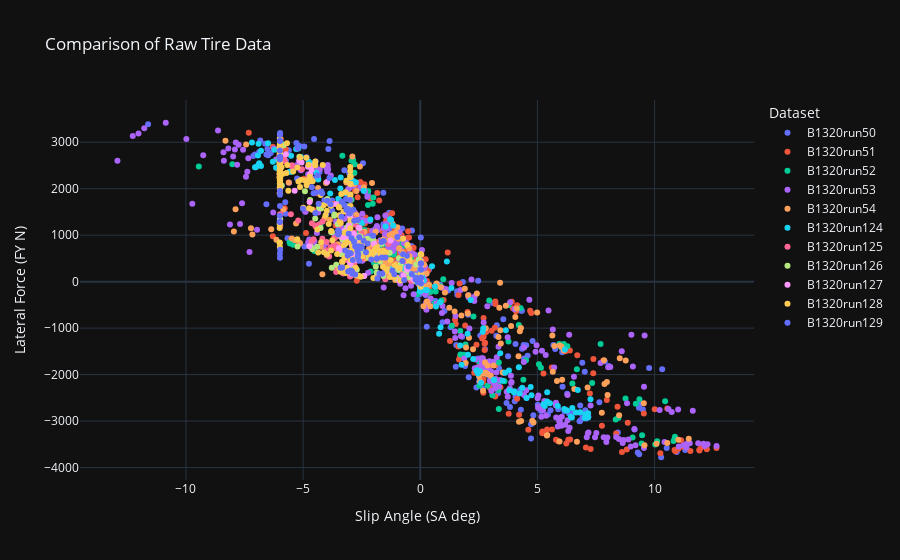
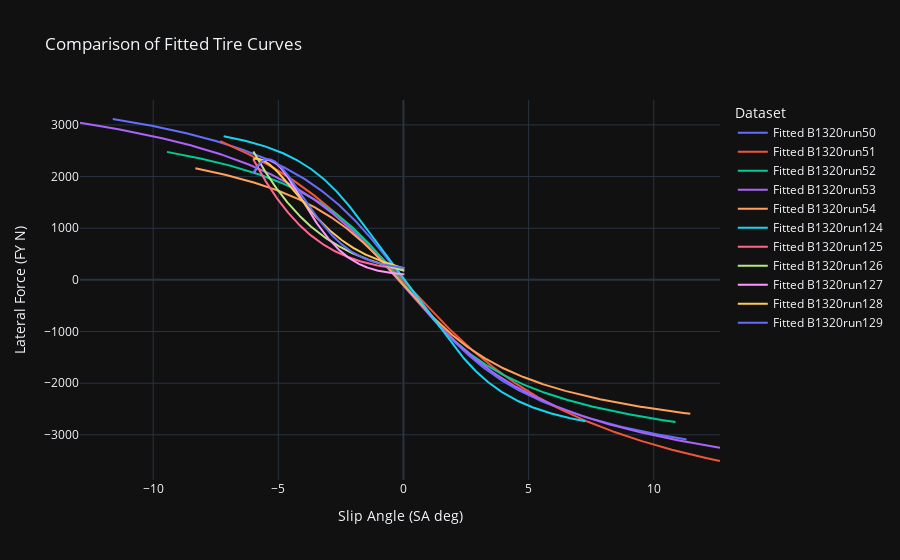

Notebook source saved alongside these figures, in order:
### Code cell
import os
import plotly.graph_objects as go
import plotly.express as px

# Initialize Plotly figure for the raw data comparison
fig_raw = go.Figure()

# Assuming tire_data_results is populated as before
for file_path, data in tire_data_results.items():
    # Extract the run number from the file path for the legend title
    run_name = os.path.splitext(os.path.basename(file_path))[0]  # This will extract 'run50' from 'run50.csv'

    # Add the raw data to the plot with the run name as the legend title
    fig_raw.add_trace(go.Scatter(x=data['binned_df']['Mean SA'], y=data['binned_df']['Mean FY'], mode='markers', name=run_name))

# Update plot layout for the raw data comparison
fig_raw.update_layout(
    title='Comparison of Raw Tire Data',
    xaxis_title='Slip Angle (SA deg)',
    yaxis_title='Lateral Force (FY N)',
    legend_title='Dataset'
)

# Show the raw data comparison plot
fig_raw.show()

# Initialize Plotly figure for the fitted curves comparison
fig_fitted = go.Figure()

# Use the same colors for each run in both plots
color_palette = px.colors.qualitative.Plotly

# Plot raw data and fitted curves
for index, (file_path, data) in enumerate(tire_data_results.items()):
    # Choose color
    color = color_palette[index % len(color_palette)]

    # Extract the run number from the file path for the legend title
    run_name = os.path.splitext(os.path.basename(file_path))[0]

    # Generate a range of slip angles for plotting
    alpha_range = np.linspace(data['binned_df']['Mean SA'].min(), data['binned_df']['Mean SA'].max(), num=500)

    # Calculate the fitted curve over the range of alpha
    fy_fitted = fitted_curve(alpha_range, *data['params'])

    # Add the raw data to the plot
    #fig_fitted.add_trace(go.Scatter(x=data['binned_df']['Mean SA'], y=data['binned_df']['Mean FY'], mode='markers', name=run_name, marker_color=color))

    # Add the fitted curve to the plot
    fig_fitted.add_trace(go.Scatter(x=alpha_range, y=fy_fitted, mode='lines', name=f'Fitted {run_name}', line=dict(color=color)))

# Update plot layout for the fitted curves comparison
fig_fitted.update_layout(
    title='Comparison of Fitted Tire Curves',
    xaxis_title='Slip Angle (SA deg)',
    yaxis_title='Lateral Force (FY N)',
    legend_title='Dataset'
)

# Show the fitted curves comparison plot
fig_fitted.show()

### Figure 1 — Plotly figure (JSON) as saved in the notebook; plotly's stock layout.template omitted (floating-point values rounded to 4 significant figures; data arrays with more than 128 entries replaced by an {"elided": "..."} marker saying what was removed)
{"data": [{"mode": "markers", "name": "B1320run50", "x": {"elided": "213 float values"}, "y": {"elided": "213 float values"}, "type": "scatter"}, {"mode": "markers", "name": "B1320run51", "x": {"elided": "221 float values"}, "y": {"elided": "221 float values"}, "type": "scatter"}, {"mode": "markers", "name": "B1320run52", "x": [0.6155, 1.715, 2.523, -0.1258, -2.029, -1.118, 1.35, -2.22, -1.218, 1.862, -2.23, -2.003, 1.93, 2.734, -2.811, 2.512, -2.469, -1.516, 3.353, -0.01175, -0.8777, 0.4453, 0.2845, -0.011, -1.207, 4.206, -2.11, -0.1816, -0.3646, 0.27, -0.3847, -1.95, 1.708, 3.081, -1.73, 3.766, -1.196, -1.149, 6.128, -4.512, 0.8664, -0.3721, 0.6593, 0.9048, -1.319, 3.295, 2.872, -2.25, 4.514, -1.437, -1.072, 6.028, -5.575, 2.944, -1.873, -0.3636, -0.019, -0.671, -1.127, 4.401, 3.339, -2.842, 5.15, -2.604, -1.085, 6.278, -5.558, 3.779, 0.0425, 0.037, -1.1, -0.3557, -0.02825, -0.8647, -2.026, 3.595, 3.33, -3.449, -1.643, 5.066, 3.354, -4.243, -0.8053, 5.937, -5.426, 4.287, -1.977, -0.3527, -2.562, 2.271, -3.057, 0.983, -0.4054, 7.698, -2.79, -2.929, 6.495, -9.451, -8.02, -2.865, -2.86, 8.459, -1.832, 9.201, -2.933, -2.967, 9.471, 10.45, 9.355, -3.325, -2.383, 9.063, -3.218, 8.76, 6.684, 8.342, 10.03, 9.449, 7.338, 10.11, 10.87, 10.81, 10.85], "y": [-457.8, -1570.0, -2238.0, -269.9, 1676.0, 633.8, -947.3, 1953.0, 1009.0, -1575.0, 1651.0, 1812.0, -1352.0, -1975.0, 2342.0, -1718.0, 1259.0, 591.5, -2739.0, -58.43, 301.5, -218.0, -243.2, -44.02, 270.9, -934.3, 218.9, 40.95, 34.31, -76.43, 509.3, 652.6, -1060.0, -2444.0, 738.9, -1285.0, 681.0, 269.5, -1340.0, 658.4, -99.41, 43.1, -212.4, -408.3, 591.8, -1722.0, -2239.0, 850.7, -1690.0, 794.3, 259.7, -1416.0, 847.3, -405.9, 424.3, 48.65, 9.51, 772.5, 581.7, -2109.0, -2334.0, 978.8, -1852.0, 1058.0, 260.2, -1390.0, 818.6, -501.1, -19.8, -19.54, 251.0, 47.38, 8.265, 810.0, 1089.0, -2145.0, -2202.0, 1758.0, 674.7, -1780.0, -1738.0, 1253.0, 205.2, -1340.0, 792.9, -570.9, 405.1, 43.63, 973.8, -747.4, 1217.0, 50.8, 178.3, -1340.0, 2525.0, 1762.0, -2193.0, 2477.0, 2526.0, 2618.0, 1519.0, -2927.0, 581.4, -2627.0, 2604.0, 1452.0, -3303.0, -2572.0, -2530.0, 2709.0, 1112.0, -3352.0, 1056.0, -2514.0, -1886.0, -2968.0, -3501.0, -3481.0, -2182.0, -3434.0, -3336.0, -3431.0, -3388.0], "type": "scatter"}, {"mode": "markers", "name": "B1320run53", "x": {"elided": "350 float values"}, "y": {"elided": "350 float values"}, "type": "scatter"}, {"mode": "markers", "name": "B1320run54", "x": {"elided": "185 float values"}, "y": {"elided": "185 float values"}, "type": "scatter"}, {"mode": "markers", "name": "B1320run124", "x": {"elided": "145 float values"}, "y": {"elided": "145 float values"}, "type": "scatter"}, {"mode": "markers", "name": "B1320run125", "x": [-5.523, -4.624, -5.209, -5.977, -3.59, -4.644, -2.983, -3.173, -2.831, -0.011, -4.449, -4.477, -4.556, -3.822, -3.983, -3.988, -3.888, -3.588, -3.288, -5.984, -4.167, -4.319, -4.178, -3.994, -3.219, -2.811, -2.99, -2.992, -2.517, -2.848, -2.821, -0.00198, 0.004, -3.654, -2.902, -2.936, -0.01688, -3.147, -3.114, -2.519, -1.866, -3.115, -1.395, -2.743, -2.789, -1.933, 0.02056, -3.117, -3.153, -2.011, 0.015, -3.594, -3.005, -0.1589, -3.602, -2.913, -0.3989, -5.992, -2.805, -2.65, -1.365, 0.02125, -3.482, -2.977, -0.6871, 0.019, -3.69, -2.865, 0.0125, -3.657, -2.777, -1.491, -6.002, -6.004, -6.003, -5.046, -5.808, -5.994, -5.475, -5.474, -5.778], "y": [1453.0, 1257.0, 1318.0, 1206.0, 710.7, 866.4, 392.6, 465.3, 190.9, 9.83, 1203.0, 1202.0, 912.7, 741.3, 676.1, 565.2, 541.5, 208.2, 177.1, 1450.0, 1295.0, 1229.0, 924.4, 850.4, 499.0, 398.2, 120.2, 113.1, 1055.0, 1255.0, 1054.0, -35.12, -30.53, 932.9, 972.1, 894.9, 10.04, 587.8, 633.9, 499.3, 110.1, 246.8, 116.5, 1331.0, 1230.0, 847.2, 216.9, 972.4, 1063.0, 687.6, 158.6, 762.3, 657.7, 115.2, 309.8, 240.5, 18.15, 1981.0, 1340.0, 1152.0, 816.8, 346.3, 1207.0, 1030.0, 432.0, 315.7, 807.2, 625.7, 128.1, 304.2, 222.6, 50.88, 2315.0, 2722.0, 2894.0, 2419.0, 2655.0, 2919.0, 2476.0, 2504.0, 2590.0], "type": "scatter"}, {"mode": "markers", "name": "B1320run126", "x": [-2.91, -2.704, -3.13, -0.2447, -2.827, -2.54, -3.162, -0.02225, -4.668, -4.395, -4.603, -3.169, -3.134, -3.208, -2.551, -3.165, -0.9066, 0.034, -3.314, -2.51, -1.713, -3.374, -2.957, -1.898, -3.777, -3.365, -2.412, -4.484, -2.014, -1.978, -0.06252, -5.978, -3.078, -1.954, -0.8342, -5.238, -3.269, -2.856, 0.02, -3.314, -2.782, -0.9887, -3.965, -2.699, -2.676, -1.303, -3.805, -3.659, -2.628, -0.022, -0.954, -2.574, -2.186, -0.021, -0.4401, -2.707, -1.571, -2.975, -2.979, -2.594, -2.263, 0.02967, -4.235, -3.671, -2.536, 0.03433, -3.771, -3.2, -0.5986, -2.986, -1.858, -0.2212, -4.32, -3.132, -3.126, -1.644, 0.027, -3.855, -3.521, -0.1771, -5.992, -4.253, -2.102, 0.02557, -3.583, -3.342, -5.997, -5.996, -5.996, -5.981, -5.909, -5.924, -5.829, -5.982, -4.703, -4.922, -4.578, -5.16, -5.989, -5.986, -5.985, -5.987, -5.986, -5.985, -5.979, -5.994, -5.99, -5.99, -5.989, -5.988, -5.988], "y": [942.5, 886.0, 923.7, 133.5, 647.0, 609.9, 665.6, 52.92, 744.8, 749.7, 696.8, 194.3, 232.4, 215.9, 967.6, 1066.0, 505.7, 213.3, 909.2, 683.9, 433.3, 590.7, 535.6, 318.8, 299.8, 258.8, 122.8, 1359.0, 907.5, 819.2, 474.8, 1340.0, 888.5, 624.0, 366.9, 754.3, 600.5, 504.4, 62.45, 286.8, 217.0, 63.56, 1779.0, 1312.0, 952.5, 619.4, 1071.0, 1446.0, 984.0, -1.443, 253.0, 648.2, 508.2, 2.63, 88.26, 256.0, 122.5, 1259.0, 1527.0, 1150.0, 923.7, 122.6, 1572.0, 1416.0, 939.3, 166.0, 1067.0, 834.7, 196.7, 349.3, 197.7, 26.77, 1582.0, 1619.0, 1167.0, 817.1, 379.0, 1664.0, 1234.0, 369.5, 1338.0, 1153.0, 606.2, 114.5, 363.3, 309.7, 2513.0, 2690.0, 2926.0, 2346.0, 2070.0, 2934.0, 2933.0, 2234.0, 1757.0, 1943.0, 2501.0, 2686.0, 2839.0, 2159.0, 2231.0, 2561.0, 2549.0, 2755.0, 2746.0, 2749.0, 2528.0, 2577.0, 3026.0, 2471.0, 2611.0], "type": "scatter"}, {"mode": "markers", "name": "B1320run127", "x": [-5.985, -3.238, -2.83, -2.564, 0.009963, -2.702, -3.031, -2.919, -0.2949, -2.782, -3.075, -2.755, -0.0225, -2.769, -3.016, -2.931, -1.974, -3.083, -3.13, -1.768, 0.02712, -3.315, -3.226, -2.156, 0.0325, -2.983, -3.43, -3.109, -1.319, 0.035, -3.366, -2.867, -2.388, -2.61, -3.043, -2.878, -0.4935, 0.0215, -2.986, -3.159, -2.622, -0.5464, -4.734, -3.474, -2.869, -0.7098, -3.248, -2.902, -0.8881, -4.791, -5.168, -5.733, -5.984, -5.985, -5.985, -4.634, -4.71, -5.066, -3.587, -3.804, -2.985, 0.02963, 0.02967, -2.983, -4.693, -3.978, -1.265, -5.359, -4.722, -0.5783, 0.02447], "y": [1294.0, 1089.0, 1022.0, 871.5, -66.43, 674.6, 915.1, 777.6, 44.98, 459.7, 601.3, 486.3, -20.41, 144.9, 202.7, 165.7, 816.0, 1141.0, 1091.0, 653.2, 186.3, 956.7, 988.1, 615.3, 87.08, 416.9, 682.7, 619.5, 217.2, 8.89, 263.5, 203.3, 118.9, 1157.0, 1213.0, 1036.0, 404.1, 323.2, 1379.0, 960.0, 792.9, 261.1, 761.7, 720.7, 551.4, 134.1, 264.2, 206.7, 22.26, 2470.0, 2606.0, 2740.0, 2222.0, 2124.0, 2219.0, 2408.0, 2490.0, 2563.0, 1673.0, 1642.0, 1390.0, 2.106, -0.5333, 377.8, 2316.0, 2143.0, 886.6, 1958.0, 1712.0, 297.7, 39.52], "type": "scatter"}, {"mode": "markers", "name": "B1320run128", "x": {"elided": "206 float values"}, "y": {"elided": "206 float values"}, "type": "scatter"}, {"mode": "markers", "name": "B1320run129", "x": [-5.994, -5.995, -5.998, -5.986, -5.762, 0.009, -2.317, -2.932, -2.733, -0.1981, 0.014, -2.091, -2.68, -2.642, -0.1951, -2.61, -3.096, -2.879, -0.018, -2.777, -3.078, -2.9, 0.0225, -2.419, -3.055, -1.482, 0.03116, -2.627, -2.776, -1.852, 0.03267, -3.069, -2.971, -1.188, -3.403, -2.975, -1.825, -0.98, -1.658, -2.604, -0.7321, 0.0225, -2.827, -2.558, -0.5025, -5.979, -3.207, -2.667, -0.3606, -3.334, -2.913, -0.1029, -3.35, -3.0, -2.66, -1.562, -4.338, -4.227, -3.829, -0.7625, -2.244, -3.503, -2.494, -5.991, -4.751, -5.988, 0.038, -2.857, -3.078, -2.818, -0.569, -4.442, -4.186, -3.36, -5.005, -3.508, -1.642, -1.105, -0.6866, 0.027, 0.025, -3.237, -3.011, -3.153, -4.626, -3.971, -2.006, -4.476, -3.462, 0.02133, -1.616, -1.738, -5.991, -5.99, -5.988, -5.988, -4.389, -5.232, -5.288, -5.988, -4.553, -3.874, -4.948, -3.921, -5.982, -5.984, -5.982, -5.99, -5.987, -5.988], "y": [1291.0, 1281.0, 1416.0, 1625.0, 1709.0, -23.62, 630.2, 933.2, 743.4, 39.97, 76.8, 475.8, 661.0, 591.0, 83.82, 446.9, 560.1, 466.3, -13.38, 155.3, 220.0, 168.4, 383.0, 881.3, 1029.0, 518.0, 394.3, 762.1, 761.8, 494.5, 255.6, 627.6, 610.0, 238.6, 299.0, 240.2, 68.63, 962.6, 854.7, 953.0, 588.9, 268.1, 860.1, 712.0, 326.5, 684.8, 667.7, 540.4, 157.6, 307.0, 225.6, -6.876, 1719.0, 1758.0, 1327.0, 872.7, 1677.0, 1940.0, 1664.0, 441.7, 821.3, 1015.0, 750.3, 599.7, 383.1, 515.7, 87.61, 1546.0, 1563.0, 1311.0, 558.2, 1920.0, 1904.0, 1396.0, 1566.0, 1101.0, 518.8, 158.4, 37.34, -39.35, 948.3, 1649.0, 1469.0, 1547.0, 2031.0, 1743.0, 987.1, 1477.0, 1073.0, 79.85, 172.2, 176.6, 2626.0, 3032.0, 3172.0, 1951.0, 2284.0, 2871.0, 2983.0, 1870.0, 1903.0, 2230.0, 2909.0, 2855.0, 2689.0, 3028.0, 3200.0, 2823.0, 2689.0, 3159.0], "type": "scatter"}], "layout": {"title": {"text": "Comparison of Raw Tire Data"}, "xaxis": {"title": {"text": "Slip Angle (SA deg)"}}, "yaxis": {"title": {"text": "Lateral Force (FY N)"}}, "legend": {"title": {"text": "Dataset"}}}}

### Figure 2 — Plotly figure (JSON) as saved in the notebook; plotly's stock layout.template omitted (floating-point values rounded to 4 significant figures; data arrays with more than 128 entries replaced by an {"elided": "..."} marker saying what was removed)
{"data": [{"line": {"color": "#636EFA"}, "mode": "lines", "name": "Fitted B1320run50", "x": {"elided": "500 float values"}, "y": {"elided": "500 float values"}, "type": "scatter"}, {"line": {"color": "#EF553B"}, "mode": "lines", "name": "Fitted B1320run51", "x": {"elided": "500 float values"}, "y": {"elided": "500 float values"}, "type": "scatter"}, {"line": {"color": "#00CC96"}, "mode": "lines", "name": "Fitted B1320run52", "x": {"elided": "500 float values"}, "y": {"elided": "500 float values"}, "type": "scatter"}, {"line": {"color": "#AB63FA"}, "mode": "lines", "name": "Fitted B1320run53", "x": {"elided": "500 float values"}, "y": {"elided": "500 float values"}, "type": "scatter"}, {"line": {"color": "#FFA15A"}, "mode": "lines", "name": "Fitted B1320run54", "x": {"elided": "500 float values"}, "y": {"elided": "500 float values"}, "type": "scatter"}, {"line": {"color": "#19D3F3"}, "mode": "lines", "name": "Fitted B1320run124", "x": {"elided": "500 float values"}, "y": {"elided": "500 float values"}, "type": "scatter"}, {"line": {"color": "#FF6692"}, "mode": "lines", "name": "Fitted B1320run125", "x": {"elided": "500 float values"}, "y": {"elided": "500 float values"}, "type": "scatter"}, {"line": {"color": "#B6E880"}, "mode": "lines", "name": "Fitted B1320run126", "x": {"elided": "500 float values"}, "y": {"elided": "500 float values"}, "type": "scatter"}, {"line": {"color": "#FF97FF"}, "mode": "lines", "name": "Fitted B1320run127", "x": {"elided": "500 float values"}, "y": {"elided": "500 float values"}, "type": "scatter"}, {"line": {"color": "#FECB52"}, "mode": "lines", "name": "Fitted B1320run128", "x": {"elided": "500 float values"}, "y": {"elided": "500 float values"}, "type": "scatter"}, {"line": {"color": "#636EFA"}, "mode": "lines", "name": "Fitted B1320run129", "x": {"elided": "500 float values"}, "y": {"elided": "500 float values"}, "type": "scatter"}], "layout": {"title": {"text": "Comparison of Fitted Tire Curves"}, "xaxis": {"title": {"text": "Slip Angle (SA deg)"}}, "yaxis": {"title": {"text": "Lateral Force (FY N)"}}, "legend": {"title": {"text": "Dataset"}}}}
